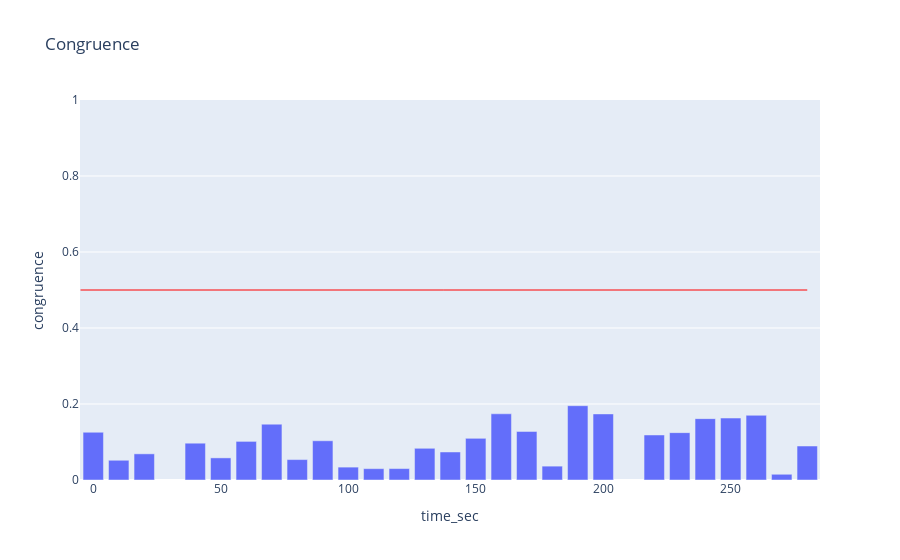

Notebook code cell kept with this figure:
### Code cell
fig = px.bar(congr_data, x="time_sec", y="congruence", title='Congruence')
fig.add_shape(type='line',
              x0=-5, y0=0.5,
              x1=video_emo["time_sec"][video_emo.shape[0]-1], y1=0.5,
              line=dict(color='red', width=1))
fig.update_yaxes(range=[0, 1])
fig.show('nteract')

### Figure 1 — Plotly figure (JSON) as saved in the notebook; plotly's stock layout.template omitted (floating-point values rounded to 4 significant figures)
{"data": [{"alignmentgroup": "True", "hovertemplate": "time_sec=%{x}<br>congruence=%{y}<extra></extra>", "legendgroup": "", "marker": {"color": "#636efa", "pattern": {"shape": ""}}, "name": "", "offsetgroup": "", "orientation": "v", "showlegend": false, "textposition": "auto", "type": "bar", "x": [0, 10, 20, 40, 50, 60, 70, 80, 90, 100, 110, 120, 130, 140, 150, 160, 170, 180, 190, 200, 220, 230, 240, 250, 260, 270, 280], "xaxis": "x", "y": [0.1257, 0.05195, 0.06884, 0.09684, 0.05819, 0.1016, 0.1469, 0.05372, 0.1032, 0.0339, 0.02984, 0.03009, 0.08346, 0.07375, 0.1097, 0.1742, 0.1278, 0.03646, 0.1955, 0.1739, 0.1185, 0.1246, 0.1615, 0.163, 0.1703, 0.01507, 0.08944], "yaxis": "y"}], "layout": {"barmode": "relative", "legend": {"tracegroupgap": 0}, "shapes": [{"line": {"color": "red", "width": 1}, "type": "line", "x0": -5, "x1": 280, "y0": 0.5, "y1": 0.5}], "title": {"text": "Congruence"}, "xaxis": {"anchor": "y", "domain": [0, 1], "title": {"text": "time_sec"}}, "yaxis": {"anchor": "x", "domain": [0, 1], "range": [0, 1], "title": {"text": "congruence"}}}}
